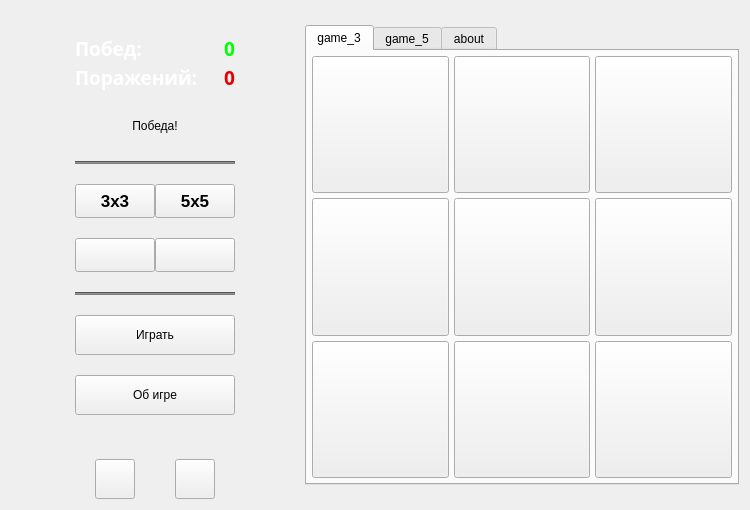
<?xml version="1.0" encoding="UTF-8"?>
<ui version="4.0">
 <class>Widget</class>
 <widget class="QWidget" name="Widget">
  <property name="geometry">
   <rect>
    <x>0</x>
    <y>0</y>
    <width>750</width>
    <height>510</height>
   </rect>
  </property>
  <property name="minimumSize">
   <size>
    <width>730</width>
    <height>0</height>
   </size>
  </property>
  <property name="maximumSize">
   <size>
    <width>750</width>
    <height>530</height>
   </size>
  </property>
  <property name="windowTitle">
   <string>Крестики - Нолики!</string>
  </property>
  <property name="windowIcon">
   <iconset resource="resources.qrc">
    <normaloff>:/resources/images/title_ico.png</normaloff>:/resources/images/title_ico.png</iconset>
  </property>
  <property name="styleSheet">
   <string notr="true"/>
  </property>
  <layout class="QHBoxLayout" name="horizontalLayout_3">
   <item>
    <spacer name="horizontalSpacer">
     <property name="orientation">
      <enum>Qt::Horizontal</enum>
     </property>
     <property name="sizeHint" stdset="0">
      <size>
       <width>40</width>
       <height>20</height>
      </size>
     </property>
    </spacer>
   </item>
   <item>
    <layout class="QVBoxLayout" name="verticalLayout">
     <property name="spacing">
      <number>20</number>
     </property>
     <item>
      <spacer name="verticalSpacer_2">
       <property name="orientation">
        <enum>Qt::Vertical</enum>
       </property>
       <property name="sizeHint" stdset="0">
        <size>
         <width>20</width>
         <height>40</height>
        </size>
       </property>
      </spacer>
     </item>
     <item>
      <layout class="QVBoxLayout" name="verticalLayout_2">
       <property name="spacing">
        <number>2</number>
       </property>
       <item>
        <layout class="QHBoxLayout" name="horizontalLayout_5">
         <item>
          <widget class="QLabel" name="label_5">
           <property name="font">
            <font>
             <family>Roboto 7</family>
             <pointsize>14</pointsize>
             <bold>true</bold>
            </font>
           </property>
           <property name="styleSheet">
            <string notr="true">color: rgb(255, 255, 255);
font-family: Roboto Medium;</string>
           </property>
           <property name="text">
            <string>Побед: </string>
           </property>
          </widget>
         </item>
         <item>
          <widget class="QLabel" name="lblWin">
           <property name="font">
            <font>
             <family>Roboto 7</family>
             <pointsize>14</pointsize>
             <bold>true</bold>
            </font>
           </property>
           <property name="layoutDirection">
            <enum>Qt::LeftToRight</enum>
           </property>
           <property name="styleSheet">
            <string notr="true">QLabel{
	color: rgb(0, 255, 0);
font-family: Roboto Medium;
}</string>
           </property>
           <property name="text">
            <string>0</string>
           </property>
           <property name="alignment">
            <set>Qt::AlignRight|Qt::AlignTrailing|Qt::AlignVCenter</set>
           </property>
           <property name="margin">
            <number>2</number>
           </property>
          </widget>
         </item>
        </layout>
       </item>
       <item>
        <layout class="QHBoxLayout" name="horizontalLayout_6">
         <item>
          <widget class="QLabel" name="label_7">
           <property name="font">
            <font>
             <family>Roboto 7</family>
             <pointsize>14</pointsize>
             <bold>true</bold>
            </font>
           </property>
           <property name="styleSheet">
            <string notr="true">color: rgb(255, 255, 255);
font-family: Roboto Medium;</string>
           </property>
           <property name="text">
            <string>Поражений: </string>
           </property>
          </widget>
         </item>
         <item>
          <widget class="QLabel" name="lblLose">
           <property name="font">
            <font>
             <family>Roboto 7</family>
             <pointsize>14</pointsize>
             <bold>true</bold>
            </font>
           </property>
           <property name="layoutDirection">
            <enum>Qt::LeftToRight</enum>
           </property>
           <property name="styleSheet">
            <string notr="true">color: rgb(229, 0, 0);
font-family: Roboto Medium;</string>
           </property>
           <property name="text">
            <string>0</string>
           </property>
           <property name="alignment">
            <set>Qt::AlignRight|Qt::AlignTrailing|Qt::AlignVCenter</set>
           </property>
           <property name="margin">
            <number>2</number>
           </property>
          </widget>
         </item>
        </layout>
       </item>
      </layout>
     </item>
     <item>
      <widget class="QLabel" name="msg_lbl">
       <property name="sizePolicy">
        <sizepolicy hsizetype="Preferred" vsizetype="Fixed">
         <horstretch>0</horstretch>
         <verstretch>0</verstretch>
        </sizepolicy>
       </property>
       <property name="minimumSize">
        <size>
         <width>0</width>
         <height>30</height>
        </size>
       </property>
       <property name="text">
        <string>Победа!</string>
       </property>
       <property name="alignment">
        <set>Qt::AlignCenter</set>
       </property>
      </widget>
     </item>
     <item>
      <widget class="Line" name="line_2">
       <property name="styleSheet">
        <string notr="true">background-color: rgb(127, 127, 127);</string>
       </property>
       <property name="orientation">
        <enum>Qt::Horizontal</enum>
       </property>
      </widget>
     </item>
     <item>
      <layout class="QHBoxLayout" name="horizontalLayout_2">
       <property name="spacing">
        <number>0</number>
       </property>
       <item>
        <widget class="QPushButton" name="pB_3">
         <property name="minimumSize">
          <size>
           <width>0</width>
           <height>34</height>
          </size>
         </property>
         <property name="font">
          <font>
           <pointsize>13</pointsize>
           <bold>true</bold>
          </font>
         </property>
         <property name="autoFillBackground">
          <bool>false</bool>
         </property>
         <property name="text">
          <string>3x3</string>
         </property>
        </widget>
       </item>
       <item>
        <widget class="QPushButton" name="pB_5">
         <property name="minimumSize">
          <size>
           <width>0</width>
           <height>34</height>
          </size>
         </property>
         <property name="font">
          <font>
           <pointsize>13</pointsize>
           <bold>true</bold>
          </font>
         </property>
         <property name="text">
          <string>5x5</string>
         </property>
        </widget>
       </item>
      </layout>
     </item>
     <item>
      <layout class="QHBoxLayout" name="horizontalLayout">
       <property name="spacing">
        <number>0</number>
       </property>
       <item>
        <widget class="QPushButton" name="pB_X">
         <property name="minimumSize">
          <size>
           <width>0</width>
           <height>34</height>
          </size>
         </property>
         <property name="styleSheet">
          <string notr="true"/>
         </property>
         <property name="text">
          <string/>
         </property>
        </widget>
       </item>
       <item>
        <widget class="QPushButton" name="pB_0">
         <property name="minimumSize">
          <size>
           <width>0</width>
           <height>34</height>
          </size>
         </property>
         <property name="styleSheet">
          <string notr="true"/>
         </property>
         <property name="text">
          <string/>
         </property>
        </widget>
       </item>
      </layout>
     </item>
     <item>
      <widget class="Line" name="line">
       <property name="styleSheet">
        <string notr="true">background-color: rgb(127, 127, 127);</string>
       </property>
       <property name="orientation">
        <enum>Qt::Horizontal</enum>
       </property>
      </widget>
     </item>
     <item>
      <widget class="QPushButton" name="pB_play">
       <property name="sizePolicy">
        <sizepolicy hsizetype="Fixed" vsizetype="Fixed">
         <horstretch>0</horstretch>
         <verstretch>0</verstretch>
        </sizepolicy>
       </property>
       <property name="minimumSize">
        <size>
         <width>160</width>
         <height>40</height>
        </size>
       </property>
       <property name="styleSheet">
        <string notr="true"/>
       </property>
       <property name="text">
        <string>Играть</string>
       </property>
      </widget>
     </item>
     <item>
      <widget class="QPushButton" name="pB_about">
       <property name="sizePolicy">
        <sizepolicy hsizetype="Fixed" vsizetype="Fixed">
         <horstretch>0</horstretch>
         <verstretch>0</verstretch>
        </sizepolicy>
       </property>
       <property name="minimumSize">
        <size>
         <width>160</width>
         <height>40</height>
        </size>
       </property>
       <property name="styleSheet">
        <string notr="true"/>
       </property>
       <property name="text">
        <string>Об игре</string>
       </property>
      </widget>
     </item>
     <item>
      <spacer name="verticalSpacer">
       <property name="orientation">
        <enum>Qt::Vertical</enum>
       </property>
       <property name="sizeHint" stdset="0">
        <size>
         <width>20</width>
         <height>40</height>
        </size>
       </property>
      </spacer>
     </item>
     <item>
      <layout class="QHBoxLayout" name="horizontalLayout_4">
       <item>
        <widget class="QPushButton" name="pB_set">
         <property name="sizePolicy">
          <sizepolicy hsizetype="Fixed" vsizetype="Fixed">
           <horstretch>0</horstretch>
           <verstretch>0</verstretch>
          </sizepolicy>
         </property>
         <property name="minimumSize">
          <size>
           <width>40</width>
           <height>40</height>
          </size>
         </property>
         <property name="text">
          <string/>
         </property>
         <property name="icon">
          <iconset resource="resources.qrc">
           <normaloff>:/resources/images/set.png</normaloff>:/resources/images/set.png</iconset>
         </property>
         <property name="iconSize">
          <size>
           <width>25</width>
           <height>25</height>
          </size>
         </property>
        </widget>
       </item>
       <item>
        <widget class="QPushButton" name="pB_MUZ">
         <property name="sizePolicy">
          <sizepolicy hsizetype="Fixed" vsizetype="Fixed">
           <horstretch>0</horstretch>
           <verstretch>0</verstretch>
          </sizepolicy>
         </property>
         <property name="minimumSize">
          <size>
           <width>40</width>
           <height>40</height>
          </size>
         </property>
         <property name="text">
          <string/>
         </property>
         <property name="icon">
          <iconset resource="resources.qrc">
           <normaloff>:/resources/images/music.png</normaloff>:/resources/images/music.png</iconset>
         </property>
         <property name="iconSize">
          <size>
           <width>25</width>
           <height>25</height>
          </size>
         </property>
        </widget>
       </item>
      </layout>
     </item>
    </layout>
   </item>
   <item>
    <spacer name="horizontalSpacer_2">
     <property name="orientation">
      <enum>Qt::Horizontal</enum>
     </property>
     <property name="sizeHint" stdset="0">
      <size>
       <width>40</width>
       <height>20</height>
      </size>
     </property>
    </spacer>
   </item>
   <item>
    <widget class="QTabWidget" name="tabWidget">
     <property name="sizePolicy">
      <sizepolicy hsizetype="Fixed" vsizetype="Fixed">
       <horstretch>0</horstretch>
       <verstretch>0</verstretch>
      </sizepolicy>
     </property>
     <property name="styleSheet">
      <string notr="true"/>
     </property>
     <property name="currentIndex">
      <number>0</number>
     </property>
     <widget class="QWidget" name="game_3">
      <attribute name="title">
       <string>game_3</string>
      </attribute>
      <layout class="QGridLayout" name="gridLayout">
       <property name="leftMargin">
        <number>5</number>
       </property>
       <property name="topMargin">
        <number>5</number>
       </property>
       <property name="rightMargin">
        <number>5</number>
       </property>
       <property name="bottomMargin">
        <number>5</number>
       </property>
       <property name="spacing">
        <number>5</number>
       </property>
       <item row="0" column="0">
        <widget class="QPushButton" name="pB_00">
         <property name="enabled">
          <bool>true</bool>
         </property>
         <property name="sizePolicy">
          <sizepolicy hsizetype="Preferred" vsizetype="Preferred">
           <horstretch>0</horstretch>
           <verstretch>0</verstretch>
          </sizepolicy>
         </property>
         <property name="minimumSize">
          <size>
           <width>100</width>
           <height>100</height>
          </size>
         </property>
         <property name="text">
          <string/>
         </property>
        </widget>
       </item>
       <item row="0" column="2">
        <widget class="QPushButton" name="pB_02">
         <property name="enabled">
          <bool>true</bool>
         </property>
         <property name="sizePolicy">
          <sizepolicy hsizetype="Preferred" vsizetype="Preferred">
           <horstretch>0</horstretch>
           <verstretch>0</verstretch>
          </sizepolicy>
         </property>
         <property name="minimumSize">
          <size>
           <width>100</width>
           <height>100</height>
          </size>
         </property>
         <property name="text">
          <string/>
         </property>
        </widget>
       </item>
       <item row="2" column="1">
        <widget class="QPushButton" name="pB_21">
         <property name="enabled">
          <bool>true</bool>
         </property>
         <property name="sizePolicy">
          <sizepolicy hsizetype="Preferred" vsizetype="Preferred">
           <horstretch>0</horstretch>
           <verstretch>0</verstretch>
          </sizepolicy>
         </property>
         <property name="minimumSize">
          <size>
           <width>100</width>
           <height>100</height>
          </size>
         </property>
         <property name="text">
          <string/>
         </property>
        </widget>
       </item>
       <item row="2" column="0">
        <widget class="QPushButton" name="pB_20">
         <property name="enabled">
          <bool>true</bool>
         </property>
         <property name="sizePolicy">
          <sizepolicy hsizetype="Preferred" vsizetype="Preferred">
           <horstretch>0</horstretch>
           <verstretch>0</verstretch>
          </sizepolicy>
         </property>
         <property name="minimumSize">
          <size>
           <width>100</width>
           <height>100</height>
          </size>
         </property>
         <property name="text">
          <string/>
         </property>
        </widget>
       </item>
       <item row="2" column="2">
        <widget class="QPushButton" name="pB_22">
         <property name="enabled">
          <bool>true</bool>
         </property>
         <property name="sizePolicy">
          <sizepolicy hsizetype="Preferred" vsizetype="Preferred">
           <horstretch>0</horstretch>
           <verstretch>0</verstretch>
          </sizepolicy>
         </property>
         <property name="minimumSize">
          <size>
           <width>100</width>
           <height>100</height>
          </size>
         </property>
         <property name="text">
          <string/>
         </property>
        </widget>
       </item>
       <item row="1" column="2">
        <widget class="QPushButton" name="pB_12">
         <property name="enabled">
          <bool>true</bool>
         </property>
         <property name="sizePolicy">
          <sizepolicy hsizetype="Preferred" vsizetype="Preferred">
           <horstretch>0</horstretch>
           <verstretch>0</verstretch>
          </sizepolicy>
         </property>
         <property name="minimumSize">
          <size>
           <width>100</width>
           <height>100</height>
          </size>
         </property>
         <property name="text">
          <string/>
         </property>
        </widget>
       </item>
       <item row="1" column="0">
        <widget class="QPushButton" name="pB_10">
         <property name="enabled">
          <bool>true</bool>
         </property>
         <property name="sizePolicy">
          <sizepolicy hsizetype="Preferred" vsizetype="Preferred">
           <horstretch>0</horstretch>
           <verstretch>0</verstretch>
          </sizepolicy>
         </property>
         <property name="minimumSize">
          <size>
           <width>100</width>
           <height>100</height>
          </size>
         </property>
         <property name="text">
          <string/>
         </property>
        </widget>
       </item>
       <item row="0" column="1">
        <widget class="QPushButton" name="pB_01">
         <property name="enabled">
          <bool>true</bool>
         </property>
         <property name="sizePolicy">
          <sizepolicy hsizetype="Preferred" vsizetype="Preferred">
           <horstretch>0</horstretch>
           <verstretch>0</verstretch>
          </sizepolicy>
         </property>
         <property name="minimumSize">
          <size>
           <width>100</width>
           <height>100</height>
          </size>
         </property>
         <property name="text">
          <string/>
         </property>
        </widget>
       </item>
       <item row="1" column="1">
        <widget class="QPushButton" name="pB_11">
         <property name="enabled">
          <bool>true</bool>
         </property>
         <property name="sizePolicy">
          <sizepolicy hsizetype="Preferred" vsizetype="Preferred">
           <horstretch>0</horstretch>
           <verstretch>0</verstretch>
          </sizepolicy>
         </property>
         <property name="minimumSize">
          <size>
           <width>100</width>
           <height>100</height>
          </size>
         </property>
         <property name="text">
          <string/>
         </property>
        </widget>
       </item>
      </layout>
     </widget>
     <widget class="QWidget" name="game_5">
      <attribute name="title">
       <string>game_5</string>
      </attribute>
      <layout class="QGridLayout" name="gridLayout_2">
       <property name="leftMargin">
        <number>5</number>
       </property>
       <property name="topMargin">
        <number>5</number>
       </property>
       <property name="rightMargin">
        <number>5</number>
       </property>
       <property name="bottomMargin">
        <number>5</number>
       </property>
       <property name="spacing">
        <number>5</number>
       </property>
       <item row="4" column="2">
        <widget class="QPushButton" name="pushButton_21">
         <property name="sizePolicy">
          <sizepolicy hsizetype="Preferred" vsizetype="Preferred">
           <horstretch>0</horstretch>
           <verstretch>0</verstretch>
          </sizepolicy>
         </property>
         <property name="minimumSize">
          <size>
           <width>80</width>
           <height>80</height>
          </size>
         </property>
         <property name="text">
          <string/>
         </property>
        </widget>
       </item>
       <item row="0" column="1">
        <widget class="QPushButton" name="pushButton_2">
         <property name="sizePolicy">
          <sizepolicy hsizetype="Preferred" vsizetype="Preferred">
           <horstretch>0</horstretch>
           <verstretch>0</verstretch>
          </sizepolicy>
         </property>
         <property name="minimumSize">
          <size>
           <width>80</width>
           <height>80</height>
          </size>
         </property>
         <property name="text">
          <string/>
         </property>
        </widget>
       </item>
       <item row="3" column="4">
        <widget class="QPushButton" name="pushButton_18">
         <property name="sizePolicy">
          <sizepolicy hsizetype="Preferred" vsizetype="Preferred">
           <horstretch>0</horstretch>
           <verstretch>0</verstretch>
          </sizepolicy>
         </property>
         <property name="minimumSize">
          <size>
           <width>80</width>
           <height>80</height>
          </size>
         </property>
         <property name="text">
          <string/>
         </property>
        </widget>
       </item>
       <item row="1" column="3">
        <widget class="QPushButton" name="pushButton_7">
         <property name="sizePolicy">
          <sizepolicy hsizetype="Preferred" vsizetype="Preferred">
           <horstretch>0</horstretch>
           <verstretch>0</verstretch>
          </sizepolicy>
         </property>
         <property name="minimumSize">
          <size>
           <width>80</width>
           <height>80</height>
          </size>
         </property>
         <property name="text">
          <string/>
         </property>
        </widget>
       </item>
       <item row="3" column="0">
        <widget class="QPushButton" name="pushButton_20">
         <property name="sizePolicy">
          <sizepolicy hsizetype="Preferred" vsizetype="Preferred">
           <horstretch>0</horstretch>
           <verstretch>0</verstretch>
          </sizepolicy>
         </property>
         <property name="minimumSize">
          <size>
           <width>80</width>
           <height>80</height>
          </size>
         </property>
         <property name="text">
          <string/>
         </property>
        </widget>
       </item>
       <item row="4" column="4">
        <widget class="QPushButton" name="pushButton_23">
         <property name="sizePolicy">
          <sizepolicy hsizetype="Preferred" vsizetype="Preferred">
           <horstretch>0</horstretch>
           <verstretch>0</verstretch>
          </sizepolicy>
         </property>
         <property name="minimumSize">
          <size>
           <width>80</width>
           <height>80</height>
          </size>
         </property>
         <property name="text">
          <string/>
         </property>
        </widget>
       </item>
       <item row="2" column="2">
        <widget class="QPushButton" name="pushButton_11">
         <property name="sizePolicy">
          <sizepolicy hsizetype="Preferred" vsizetype="Preferred">
           <horstretch>0</horstretch>
           <verstretch>0</verstretch>
          </sizepolicy>
         </property>
         <property name="minimumSize">
          <size>
           <width>80</width>
           <height>80</height>
          </size>
         </property>
         <property name="text">
          <string/>
         </property>
        </widget>
       </item>
       <item row="4" column="3">
        <widget class="QPushButton" name="pushButton_22">
         <property name="sizePolicy">
          <sizepolicy hsizetype="Preferred" vsizetype="Preferred">
           <horstretch>0</horstretch>
           <verstretch>0</verstretch>
          </sizepolicy>
         </property>
         <property name="minimumSize">
          <size>
           <width>80</width>
           <height>80</height>
          </size>
         </property>
         <property name="text">
          <string/>
         </property>
        </widget>
       </item>
       <item row="1" column="1">
        <widget class="QPushButton" name="pushButton_9">
         <property name="sizePolicy">
          <sizepolicy hsizetype="Preferred" vsizetype="Preferred">
           <horstretch>0</horstretch>
           <verstretch>0</verstretch>
          </sizepolicy>
         </property>
         <property name="minimumSize">
          <size>
           <width>80</width>
           <height>80</height>
          </size>
         </property>
         <property name="text">
          <string/>
         </property>
        </widget>
       </item>
       <item row="2" column="4">
        <widget class="QPushButton" name="pushButton_13">
         <property name="sizePolicy">
          <sizepolicy hsizetype="Preferred" vsizetype="Preferred">
           <horstretch>0</horstretch>
           <verstretch>0</verstretch>
          </sizepolicy>
         </property>
         <property name="minimumSize">
          <size>
           <width>80</width>
           <height>80</height>
          </size>
         </property>
         <property name="text">
          <string/>
         </property>
        </widget>
       </item>
       <item row="0" column="3">
        <widget class="QPushButton" name="pushButton_4">
         <property name="sizePolicy">
          <sizepolicy hsizetype="Preferred" vsizetype="Preferred">
           <horstretch>0</horstretch>
           <verstretch>0</verstretch>
          </sizepolicy>
         </property>
         <property name="minimumSize">
          <size>
           <width>80</width>
           <height>80</height>
          </size>
         </property>
         <property name="text">
          <string/>
         </property>
        </widget>
       </item>
       <item row="2" column="1">
        <widget class="QPushButton" name="pushButton_14">
         <property name="sizePolicy">
          <sizepolicy hsizetype="Preferred" vsizetype="Preferred">
           <horstretch>0</horstretch>
           <verstretch>0</verstretch>
          </sizepolicy>
         </property>
         <property name="minimumSize">
          <size>
           <width>80</width>
           <height>80</height>
          </size>
         </property>
         <property name="text">
          <string/>
         </property>
        </widget>
       </item>
       <item row="3" column="1">
        <widget class="QPushButton" name="pushButton_19">
         <property name="sizePolicy">
          <sizepolicy hsizetype="Preferred" vsizetype="Preferred">
           <horstretch>0</horstretch>
           <verstretch>0</verstretch>
          </sizepolicy>
         </property>
         <property name="minimumSize">
          <size>
           <width>80</width>
           <height>80</height>
          </size>
         </property>
         <property name="text">
          <string/>
         </property>
        </widget>
       </item>
       <item row="1" column="4">
        <widget class="QPushButton" name="pushButton_8">
         <property name="sizePolicy">
          <sizepolicy hsizetype="Preferred" vsizetype="Preferred">
           <horstretch>0</horstretch>
           <verstretch>0</verstretch>
          </sizepolicy>
         </property>
         <property name="minimumSize">
          <size>
           <width>80</width>
           <height>80</height>
          </size>
         </property>
         <property name="text">
          <string/>
         </property>
        </widget>
       </item>
       <item row="0" column="2">
        <widget class="QPushButton" name="pushButton_3">
         <property name="sizePolicy">
          <sizepolicy hsizetype="Preferred" vsizetype="Preferred">
           <horstretch>0</horstretch>
           <verstretch>0</verstretch>
          </sizepolicy>
         </property>
         <property name="minimumSize">
          <size>
           <width>80</width>
           <height>80</height>
          </size>
         </property>
         <property name="text">
          <string/>
         </property>
        </widget>
       </item>
       <item row="2" column="3">
        <widget class="QPushButton" name="pushButton_12">
         <property name="sizePolicy">
          <sizepolicy hsizetype="Preferred" vsizetype="Preferred">
           <horstretch>0</horstretch>
           <verstretch>0</verstretch>
          </sizepolicy>
         </property>
         <property name="minimumSize">
          <size>
           <width>80</width>
           <height>80</height>
          </size>
         </property>
         <property name="text">
          <string/>
         </property>
        </widget>
       </item>
       <item row="2" column="0">
        <widget class="QPushButton" name="pushButton_15">
         <property name="sizePolicy">
          <sizepolicy hsizetype="Preferred" vsizetype="Preferred">
           <horstretch>0</horstretch>
           <verstretch>0</verstretch>
          </sizepolicy>
         </property>
         <property name="minimumSize">
          <size>
           <width>80</width>
           <height>80</height>
          </size>
         </property>
         <property name="text">
          <string/>
         </property>
        </widget>
       </item>
       <item row="3" column="2">
        <widget class="QPushButton" name="pushButton_16">
         <property name="sizePolicy">
          <sizepolicy hsizetype="Preferred" vsizetype="Preferred">
           <horstretch>0</horstretch>
           <verstretch>0</verstretch>
          </sizepolicy>
         </property>
         <property name="minimumSize">
          <size>
           <width>80</width>
           <height>80</height>
          </size>
         </property>
         <property name="text">
          <string/>
         </property>
        </widget>
       </item>
       <item row="4" column="1">
        <widget class="QPushButton" name="pushButton_24">
         <property name="sizePolicy">
          <sizepolicy hsizetype="Preferred" vsizetype="Preferred">
           <horstretch>0</horstretch>
           <verstretch>0</verstretch>
          </sizepolicy>
         </property>
         <property name="minimumSize">
          <size>
           <width>80</width>
           <height>80</height>
          </size>
         </property>
         <property name="text">
          <string/>
         </property>
        </widget>
       </item>
       <item row="3" column="3">
        <widget class="QPushButton" name="pushButton_17">
         <property name="sizePolicy">
          <sizepolicy hsizetype="Preferred" vsizetype="Preferred">
           <horstretch>0</horstretch>
           <verstretch>0</verstretch>
          </sizepolicy>
         </property>
         <property name="minimumSize">
          <size>
           <width>80</width>
           <height>80</height>
          </size>
         </property>
         <property name="text">
          <string/>
         </property>
        </widget>
       </item>
       <item row="4" column="0">
        <widget class="QPushButton" name="pushButton_25">
         <property name="sizePolicy">
          <sizepolicy hsizetype="Preferred" vsizetype="Preferred">
           <horstretch>0</horstretch>
           <verstretch>0</verstretch>
          </sizepolicy>
         </property>
         <property name="minimumSize">
          <size>
           <width>80</width>
           <height>80</height>
          </size>
         </property>
         <property name="text">
          <string/>
         </property>
        </widget>
       </item>
       <item row="1" column="2">
        <widget class="QPushButton" name="pushButton_6">
         <property name="sizePolicy">
          <sizepolicy hsizetype="Preferred" vsizetype="Preferred">
           <horstretch>0</horstretch>
           <verstretch>0</verstretch>
          </sizepolicy>
         </property>
         <property name="minimumSize">
          <size>
           <width>80</width>
           <height>80</height>
          </size>
         </property>
         <property name="text">
          <string/>
         </property>
        </widget>
       </item>
       <item row="1" column="0">
        <widget class="QPushButton" name="pushButton_10">
         <property name="sizePolicy">
          <sizepolicy hsizetype="Preferred" vsizetype="Preferred">
           <horstretch>0</horstretch>
           <verstretch>0</verstretch>
          </sizepolicy>
         </property>
         <property name="minimumSize">
          <size>
           <width>80</width>
           <height>80</height>
          </size>
         </property>
         <property name="text">
          <string/>
         </property>
        </widget>
       </item>
       <item row="0" column="4">
        <widget class="QPushButton" name="pushButton_5">
         <property name="sizePolicy">
          <sizepolicy hsizetype="Preferred" vsizetype="Preferred">
           <horstretch>0</horstretch>
           <verstretch>0</verstretch>
          </sizepolicy>
         </property>
         <property name="minimumSize">
          <size>
           <width>80</width>
           <height>80</height>
          </size>
         </property>
         <property name="text">
          <string/>
         </property>
        </widget>
       </item>
       <item row="0" column="0">
        <widget class="QPushButton" name="pushButton">
         <property name="sizePolicy">
          <sizepolicy hsizetype="Preferred" vsizetype="Preferred">
           <horstretch>0</horstretch>
           <verstretch>0</verstretch>
          </sizepolicy>
         </property>
         <property name="minimumSize">
          <size>
           <width>80</width>
           <height>80</height>
          </size>
         </property>
         <property name="text">
          <string/>
         </property>
        </widget>
       </item>
      </layout>
     </widget>
     <widget class="QWidget" name="about">
      <attribute name="title">
       <string>about</string>
      </attribute>
      <widget class="QLabel" name="label_2">
       <property name="geometry">
        <rect>
         <x>60</x>
         <y>40</y>
         <width>301</width>
         <height>341</height>
        </rect>
       </property>
       <property name="styleSheet">
        <string notr="true">QLabel{
	background: none;
	color: white;
	font-family: &quot;Roboto Medium&quot;;
	font-style: italic;
}</string>
       </property>
       <property name="text">
        <string>&lt;html&gt;&lt;head/&gt;&lt;body&gt;&lt;h2 align=&quot;center&quot; style=&quot; margin-top:16px; margin-bottom:12px; margin-left:0px; margin-right:0px; -qt-block-indent:0; text-indent:0px;&quot;&gt;&lt;span style=&quot; font-size:x-large; font-weight:700;&quot;&gt;Игра &amp;quot;Крестики - Нолики&amp;quot;&lt;/span&gt;&lt;/h2&gt;&lt;p align=&quot;center&quot;&gt;&lt;span style=&quot; font-size:10pt; font-style:italic;&quot;&gt;Версия игры: v 1. 0. 2 &lt;/span&gt;&lt;/p&gt;&lt;p align=&quot;center&quot;&gt;&lt;br/&gt;&lt;/p&gt;&lt;p align=&quot;center&quot;&gt;&lt;br/&gt;&lt;/p&gt;&lt;p align=&quot;center&quot;&gt;&lt;br/&gt;&lt;/p&gt;&lt;p align=&quot;center&quot;&gt;&lt;span style=&quot; font-size:10pt; font-style:italic;&quot;&gt;Агеев Н. В. при поддержке сети Internet 2022&lt;/span&gt;&lt;/p&gt;&lt;/body&gt;&lt;/html&gt;</string>
       </property>
      </widget>
     </widget>
    </widget>
   </item>
  </layout>
 </widget>
 <resources>
  <include location="resources.qrc"/>
 </resources>
 <connections/>
</ui>
